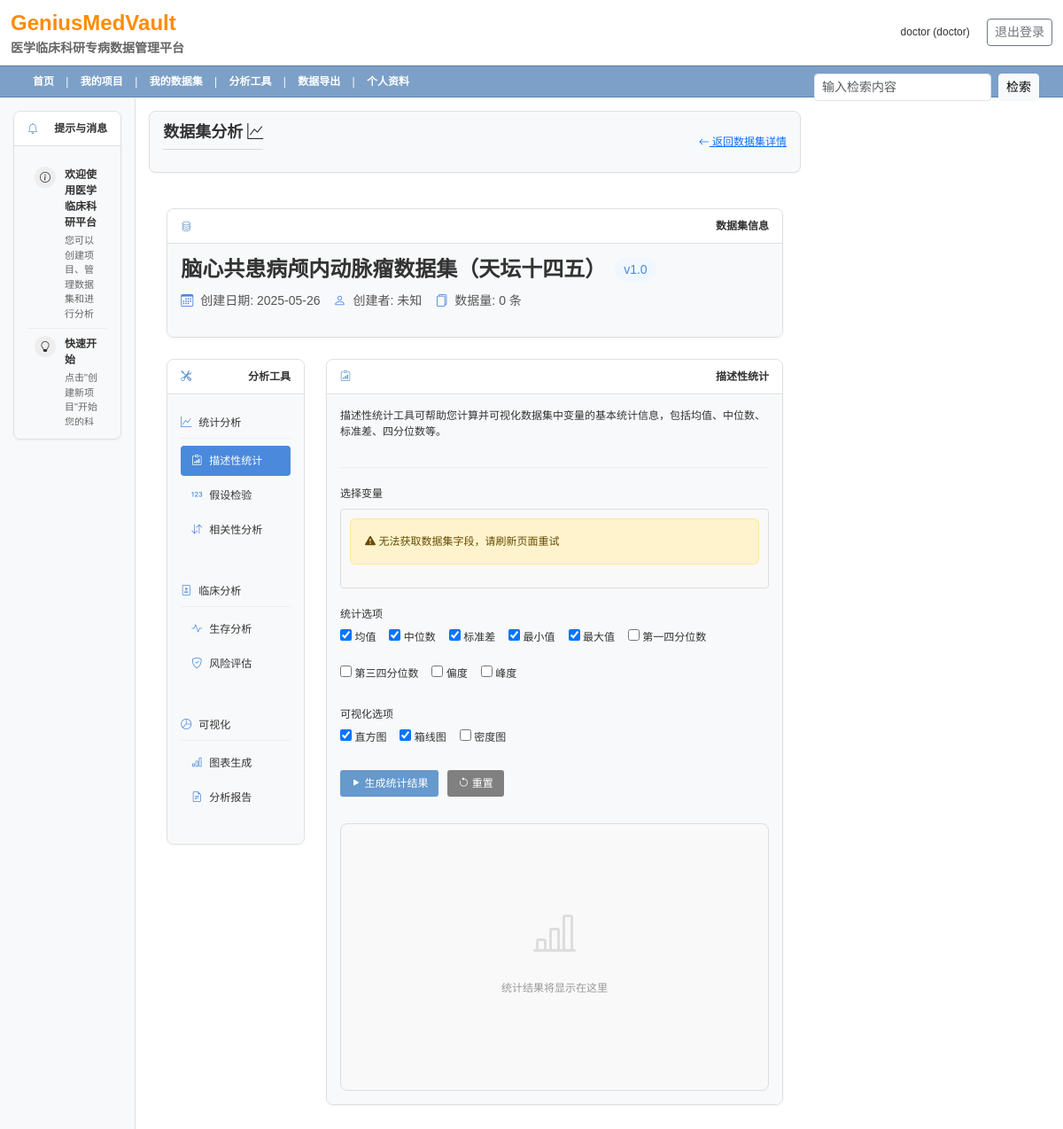
The page /doctor/analyze_dataset/1 (signed in) on the database its author committed.
### app.py (models this page shows, shortened)
class User(UserMixin, db.Model):
    id = db.Column(db.Integer, primary_key=True)
    username = db.Column(db.String(100), unique=True, nullable=False)
    email = db.Column(db.String(100), unique=True, nullable=False)
    password_hash = db.Column(db.String(200), nullable=False)
    role = db.Column(db.String(20), nullable=False, default='doctor')  # 'admin' or 'doctor'
    created_at = db.Column(db.DateTime, default=datetime.utcnow)
    name = db.Column(db.String(100))
    gender = db.Column(db.String(10))  # 性别：男/女
    title = db.Column(db.String(100))
    department = db.Column(db.String(100))
    professional_title = db.Column(db.String(50))
    doctor_id = db.Column(db.String(50))
    phone = db.Column(db.String(20))
    center_name = db.Column(db.String(100))
    institution = db.Column(db.String(100))
    avatar = db.Column(db.String(200))
    password_updated_at = db.Column(db.DateTime, default=datetime.utcnow)
    last_login = db.Column(db.DateTime, default=datetime.utcnow)

class DataSet(db.Model):
    id = db.Column(db.Integer, primary_key=True)
    name = db.Column(db.String(100), nullable=False)
    description = db.Column(db.Text)
    created_at = db.Column(db.DateTime, default=datetime.utcnow)
    created_by = db.Column(db.Integer, db.ForeignKey('user.id'))
    version = db.Column(db.String(20), default='1.0')
    custom_fields = db.Column(db.Text)  # 存储JSON格式的自定义字段
    preview_data = db.Column(db.Text)   # 存储JSON格式的预览数据
    privacy_level = db.Column(db.String(20))  # 'public', 'team', or 'private'
    team_members = db.Column(db.Text)  # JSON string of team member IDs

### app.py (the view)
@app.route('/doctor/analyze_dataset/<int:dataset_id>')
@login_required
@doctor_required
def doctor_analyze_dataset(dataset_id):
    dataset = DataSet.query.get_or_404(dataset_id)
    return render_template('Dr/analyze_dataset.html', dataset=dataset)

### templates/Dr/analyze_dataset.html (shortened to what this page needs)
{% extends "clinical_base.html" %}
{% block content %}
<div class="top-navigation">
    <div class="top-nav-left">
        <div class="content-title">
            数据集分析 <i class="bi bi-graph-up"></i>
        </div>
    </div>
    <div class="top-nav-right">
        <a href="{{ url_for('doctor_view_dataset', dataset_id=dataset.id) }}" class="back-button">
            <i class="bi bi-arrow-left"></i> 返回数据集详情
        </a>
    </div>
</div>
<div class="analysis-dataset-container">
    <div class="clinical-info-box mb-4">
        <div class="info-box-title">
            <i class="bi bi-database"></i> 数据集信息
        </div>
        <div class="info-box-content">
            <div class="dataset-header">
                <div class="dataset-title">
                    <h2>{{ dataset.name }}</h2>
                    <span class="dataset-version">v{{ dataset.version }}</span>
                </div>
                <div class="dataset-meta">
                    <div class="meta-item">
                        <i class="bi bi-calendar3"></i>
                        <span>创建日期: {{ dataset.created_at.strftime('%Y-%m-%d') }}</span>
                    </div>
                    <div class="meta-item">
                        <i class="bi bi-person"></i>
                        <span>创建者: {{ dataset.creator.username if dataset.creator else '未知' }}</span>
                    </div>
                    <div class="meta-item">
                        <i class="bi bi-files"></i>
                        <span>数据量: {{ dataset.size if dataset.size else '0' }} 条</span>
                    </div>
                </div>
            </div>
        </div>
    </div>
    <div class="row">
        <div class="col-md-3">
            <div class="clinical-info-box">
                <div class="info-box-title">
                    <i class="bi bi-tools"></i> 分析工具
                </div>
                <div class="info-box-content">
                    <div class="analysis-tools-list">
                        <div class="tool-category">
                            <div class="category-header">
                                <i class="bi bi-graph-up"></i> 统计分析
                            </div>
                            <div class="tool-item active" data-tool="descriptive">
                                <i class="bi bi-clipboard-data"></i> 描述性统计
                            </div>
                            <div class="tool-item" data-tool="hypothesis">
                                <i class="bi bi-123"></i> 假设检验
                            </div>
                            <div class="tool-item" data-tool="correlation">
                                <i class="bi bi-arrow-down-up"></i> 相关性分析
                            </div>
                        </div>
                        <div class="tool-category">
                            <div class="category-header">
                                <i class="bi bi-file-medical"></i> 临床分析
                            </div>
                            <div class="tool-item" data-tool="survival">
                                <i class="bi bi-activity"></i> 生存分析
                            </div>
                            <div class="tool-item" data-tool="risk">
                                <i class="bi bi-shield-check"></i> 风险评估
                            </div>
                        </div>
                        <div class="tool-category">
                            <div class="category-header">
                                <i class="bi bi-pie-chart"></i> 可视化
                            </div>
                            <div class="tool-item" data-tool="charts">
                                <i class="bi bi-bar-chart"></i> 图表生成
                            </div>
                            <div class="tool-item" data-tool="reports">
                                <i class="bi bi-file-earmark-text"></i> 分析报告
                            </div>
                        </div>
                    </div>
                </div>
            </div>
        </div>
        <div class="col-md-9">
            <div class="tool-panel active" id="descriptive-panel">
                <div class="clinical-info-box">
                    <div class="info-box-title">
                        <i class="bi bi-clipboard-data"></i> 描述性统计
                    </div>
                    <div class="info-box-content">
                        <div class="tool-description">
                            <p>描述性统计工具可帮助您计算并可视化数据集中变量的基本统计信息，包括均值、中位数、标准差、四分位数等。</p>
                        </div>
                        <form class="analysis-form" id="descriptiveForm">
                            <div class="form-group">
                                <label>选择变量</label>
                                <div class="variables-container" id="variables-container">
                                </div>
                            </div>
                            <div class="form-group">
                                <label>统计选项</label>
                                <div class="option-selectors">
                                    <label><input type="checkbox" name="stats" value="mean" checked> 均值</label>
                                    <label><input type="checkbox" name="stats" value="median" checked> 中位数</label>
                                    <label><input type="checkbox" name="stats" value="sd" checked> 标准差</label>
                                    <label><input type="checkbox" name="stats" value="min" checked> 最小值</label>
                                    <label><input type="checkbox" name="stats" value="max" checked> 最大值</label>
                                    <label><input type="checkbox" name="stats" value="q1"> 第一四分位数</label>
                                    <label><input type="checkbox" name="stats" value="q3"> 第三四分位数</label>
                                    <label><input type="checkbox" name="stats" value="skewness"> 偏度</label>
                                    <label><input type="checkbox" name="stats" value="kurtosis"> 峰度</label>
                                </div>
                            </div>
                            <div class="form-group">
                                <label>可视化选项</label>
                                <div class="option-selectors">
                                    <label><input type="checkbox" name="visualize" value="histogram" checked> 直方图</label>
                                    <label><input type="checkbox" name="visualize" value="boxplot" checked> 箱线图</label>
                                    <label><input type="checkbox" name="visualize" value="density"> 密度图</label>
                                </div>
                            </div>
                            <div class="form-actions">
                                <button type="submit" class="clinical-button">
                                    <i class="bi bi-play-fill"></i> 生成统计结果
                                </button>
                                <button type="button" class="clinical-button secondary" id="resetBtn">
                                    <i class="bi bi-arrow-counterclockwise"></i> 重置
                                </button>
                            </div>
                        </form>
                        <div class="result-preview" id="result-preview">
                            <div class="result-placeholder">
                                <i class="bi bi-bar-chart-line"></i>
                                <p>统计结果将显示在这里</p>
                            </div>
                        </div>
                    </div>
                </div>
            </div>
        </div>
    </div>
</div>
{% endblock %}

### templates/clinical_base.html (shortened to what this page needs)
<!DOCTYPE html>
<html lang="zh-CN">
<head>
    <link href="https://cdn.jsdelivr.net/npm/bootstrap@5.3.0/dist/css/bootstrap.min.css" rel="stylesheet">
    <link rel="stylesheet" href="https://cdn.jsdelivr.net/npm/bootstrap-icons@1.11.0/font/bootstrap-icons.css">
    <link rel="stylesheet" href="{{ url_for('static', filename='css/clinical_theme.css') }}">
</head>
<body>
    <header class="clinical-header py-2">
        <div class="container-fluid">
            <div class="row align-items-center">
                <div class="col-md-6">
                    <div class="clinical-brand">
                        <span style="color: #FF8C00;">GeniusMedVault</span>
                        <span class="clinical-brand-subtitle">医学临床科研专病数据管理平台</span>
                    </div>
                </div>
                <div class="col-md-6 text-end">
                    {% if current_user.is_authenticated %}
                        <span class="me-3">{{ current_user.role }} ({{ current_user.username }})</span>
                        <a href="{{ url_for('logout') }}" class="btn btn-sm btn-outline-secondary">退出登录</a>
                    {% endif %}
                </div>
            </div>
        </div>
    </header>
    <nav class="clinical-navbar">
        <div class="container-fluid">
            {% if current_user.is_authenticated %}
                {% if current_user.role == 'admin' %}
                    <a href="{{ url_for('admin_dashboard') }}">首页</a> |
                    <a href="{{ url_for('user_management') }}">用户管理</a> |
                    <a href="{{ url_for('data_sources') }}">数据源</a> |
                    <a href="{{ url_for('datasets') }}">数据集</a> |
                    <a href="{{ url_for('system_config') }}">系统配置</a>
                {% else %}
                    <a href="{{ url_for('doctor_dashboard') }}">首页</a> |
                    <a href="{{ url_for('doctor_my_projects') }}">我的项目</a> |
                    <a href="{{ url_for('doctor_my_datasets') }}">我的数据集</a> |
                    <a href="{{ url_for('doctor_analysis_tools') }}">分析工具</a> |
                    <a href="{{ url_for('doctor_export_data') }}">数据导出</a> |
                    <a href="{{ url_for('doctor_profile') }}">个人资料</a>
                {% endif %}
            {% endif %}
            <div class="clinical-search-box">
                <form class="d-flex">
                    <input type="text" placeholder="输入检索内容" class="form-control form-control-sm me-2" style="width: 200px;">
                    <button type="submit" class="btn btn-sm btn-light">检索</button>
                </form>
            </div>
        </div>
    </nav>
    <div class="container-fluid clinical-main-container">
        <div class="row">
            <div class="col-md-2 col-lg-2 clinical-sidebar">
                {% block sidebar %}
                <div class="clinical-info-box sidebar-box mb-3">
                    <div class="info-box-title">
                        <i class="bi bi-bell"></i> 提示与消息
                    </div>
                    <div class="info-box-content">
                        <div class="notification-list">
                            <div class="notification-item">
                                <div class="notification-icon"><i class="bi bi-info-circle"></i></div>
                                <div class="notification-content">
                                    <div class="notification-title">欢迎使用医学临床科研平台</div>
                                    <div class="notification-text">您可以创建项目、管理数据集和进行分析</div>
                                </div>
                            </div>
                            <div class="notification-item">
                                <div class="notification-icon"><i class="bi bi-lightbulb"></i></div>
                                <div class="notification-content">
                                    <div class="notification-title">快速开始</div>
                                    <div class="notification-text">点击"创建新项目"开始您的科研工作</div>
                                </div>
                            </div>
                        </div>
                    </div>
                </div>
                {% endblock %}
            </div>
            <div class="col-md-10 col-lg-10 clinical-content">
                {% block content %}{% endblock %}
            </div>
        </div>
    </div>
</body>
</html>

### rows shown on the page
User: role "doctor", username "doctor"
DataSet: name "脑心共患病颅内动脉瘤数据集（天坛十四五）", version "1.0", created_at "2025-05-26"

### other values the page prints
{{ dataset.creator.username if dataset.creator else '未知' }} "未知"
{{ dataset.size if dataset.size else '0' }} "0"
